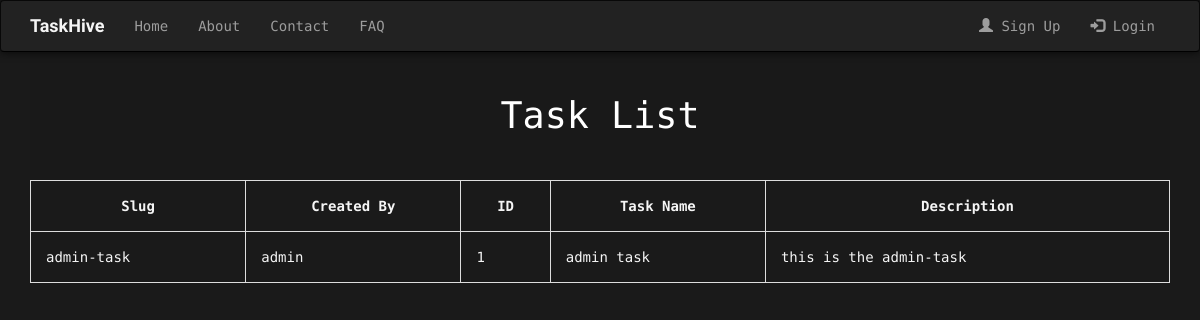
The page /tasks/admin-task on the database as committed earlier.
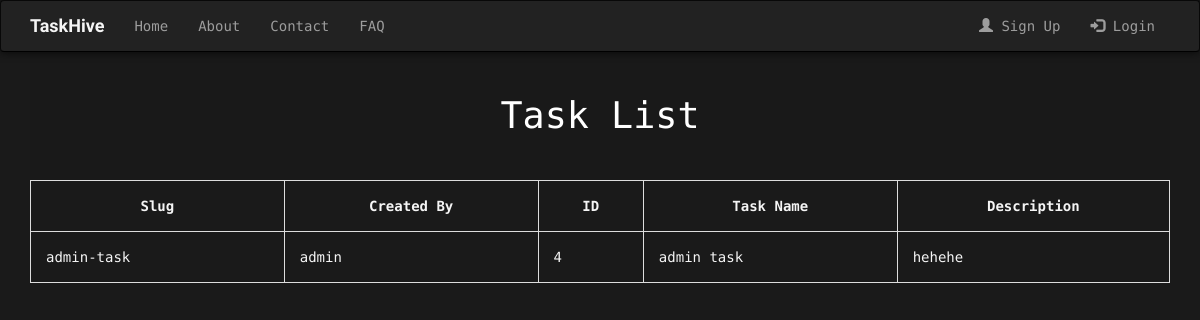
The same page on the database as committed later.
### tasks/models.py (models this page shows, shortened)
class Task(models.Model):
    created_by = models.ForeignKey(User)
    created_at = models.DateTimeField(auto_now_add=True)
    name = models.CharField(max_length=50)
    description = models.TextField(blank=True)
    id = models.AutoField(primary_key=True)
    slug = models.SlugField(max_length=250, unique=True)
    class Meta:
        ordering = ["id"]

### tasks/views.py (the view)
# urls.py: url(r'^(?P<slug>[-\w]+)$', views.TaskDetailView.as_view(), name='task_detail'),
class TaskDetailView(generic.DetailView):
    model = Task
    template_name="tasks/detail.html"

### tasks/templates/tasks/detail.html
{% extends 'base.html' %}
{% block content %}
    <div class="container">
        <header>
            <h1>Task List</h1>
        </header>
        <table>
            <tr>
                <th class="text-center">Slug</th>
                <th class="text-center">Created By</th>
                <th class="text-center">ID</th>
                <th class="text-center">Task Name</th>
                <th class="text-center">Description</th>
            </tr>
            <tr>
                <td>{{ object.slug }}</td>
                <td>{{ object.created_by }}</td>
                <td>{{ object.id }}</td>
                <td>{{ object.name }}</td>
                <td>{{ object.description }}</td>
            </tr>
        </table>
    </div>
{% endblock %}

Rows that differ between the two databases and show on the page:
no longer on this page (row edited): Task: slug "admin-task", created_by "admin", id "1", name "admin task", description "this is the admin-task"
now on this page (row edited): Task: slug "admin-task", created_by "admin", id "4", name "admin task", description "hehehe"
